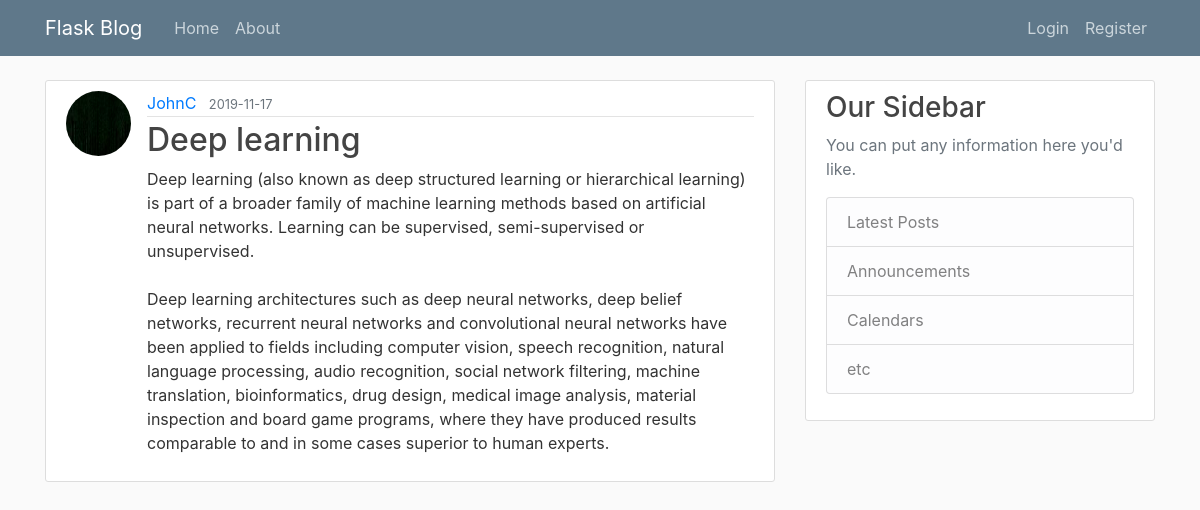
Page /post/9 on the committed database.
### flaskblog/models.py (models this page shows, shortened)
class User(db.Model, UserMixin):
    id = db.Column(db.Integer, primary_key=True)
    username = db.Column(db.String(20), unique=True, nullable=False)
    email = db.Column(db.String(120), unique=True, nullable=False)
    image_file = db.Column(db.String(20), nullable=False, default='default.jpg')
    password = db.Column(db.String(60), nullable=False)
    posts = db.relationship('Post', backref='author', lazy=True)

class Post(db.Model):
    id = db.Column(db.Integer, primary_key=True)
    title = db.Column(db.String(100), nullable=False)
    date_posted = db.Column(db.DateTime, nullable=False, default=datetime.utcnow)
    content = db.Column(db.Text, nullable=False)
    user_id= db.Column(db.Integer, db.ForeignKey('user.id'), nullable=False)

### flaskblog/routes.py (the view)
@app.route("/post/<int:post_id>")
def post(post_id):
    post = Post.query.get_or_404(post_id)
    return render_template('post.html', title=post.title, post=post)

### flaskblog/templates/post.html (shortened to what this page needs)
{% extends "layout.html" %}
{% block content %}
<article class="media content-section">
    <img class="rounded-circle article-img" src="{{ url_for('static', filename='profile_pics/' + post.author.image_file) }}">
    <div class="media-body">
        <div class="article-metadata">
            <a class="mr-2" href="{{ url_for('user_posts', username=post.author.username) }}">{{ post.author.username }}</a>
            <small class="text-muted">{{ post.date_posted.strftime('%Y-%m-%d') }}</small>
        </div>
        <h2 class="article-title">{{ post.title }}</a></h2>
        <p class="article-content">{{ post.content }}</p>
    </div>
</article>
{% endblock content %}

### flaskblog/static/main.css (style rules this page uses)
body { background: #fafafa; color: #333333; margin-top: 5rem; }
h1, h2, h3, h4, h5, h6 { color: #444444; }
.content-section { background: #ffffff; padding: 10px 20px; border: 1px solid #dddddd; border-radius: 3px; margin-bottom: 20px; }
.article-title { color: #444444; }
.article-content { white-space: pre-line; }
.article-img { height: 65px; width: 65px; margin-right: 16px; }
.article-metadata { padding-bottom: 1px; margin-bottom: 4px; border-bottom: 1px solid #e3e3e3 }

### rows in the picture
User: image_file (picture), author.username "JohnC"
Post: date_posted "2019-11-17", title "Deep learning", content "Deep learning (also known as deep structured learning or hierarchical learning) is part of a broader family of machine learning methods based on artificial neural networks. Learning can be supervised, semi-supervised or unsupervised. Deep learning architectures such as deep neural networks, deep belief networks, recurrent neural networks and convolutional neural networks have been applied to fields including computer vision, speech recognition, natural language processing, audio recognition, social network filtering, machine translation, bioinformatics, drug design, medical image analysis, material inspection and board game programs, where they have produced results comparable to and in…"
